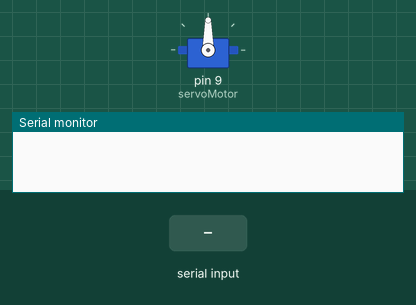
Bench run of a sketch on a simulated Arduino Uno, built with avr-gcc and run on an emulated ATmega328P. On the bench: servo, the last lines printed to the serial monitor. The test bench sets the inputs (shaded band).

Above: at 1.2 s.
1.3 s: "30,150\n" received over Serial
At 2.1 s:
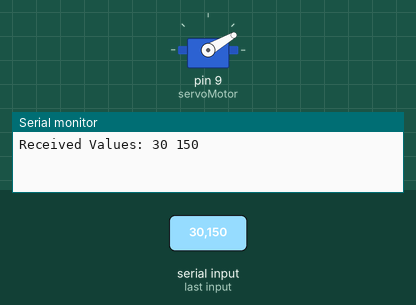
2.8 s: "5\n" received over Serial
At 3.1 s:
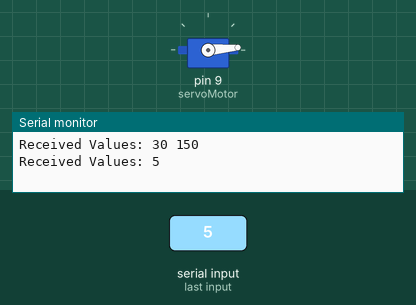
4.3 s: "200\n" received over Serial
At 5.5 s:
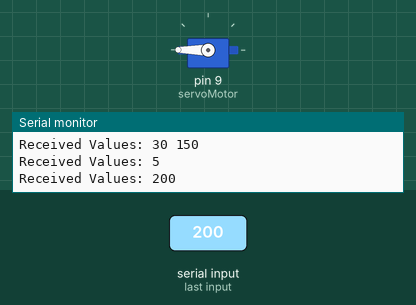
5.8 s: "90,45\n" received over Serial
At 6.7 s:
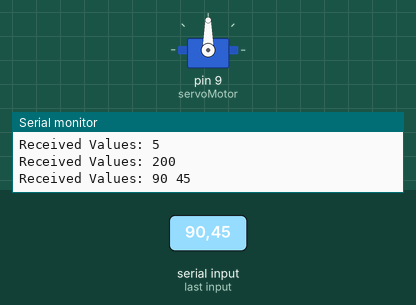
Timing chart, 0 to 8.3 s (numbered marks = the images above; inputs shaded):
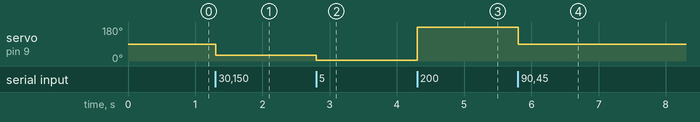

The sketch:

bidi.ino
```cpp
#include <Servo.h>

const int maxSize = 10;  // Adjust the size based on your requirements
int receivedList[maxSize];
int index = 0;
Servo servoMotor;

void setup() {
  Serial.begin(9600);
  servoMotor.attach(9);  // Attach the servo to pin 9
}

void loop() {
  if (Serial.available() > 0) {
    // Read the incoming data until a newline character is received
    String data = Serial.readStringUntil('\n');
    // Process the data
    processReceivedData(data);

    // Print the received values
    Serial.print("Received Values: ");
    for (int i = 0; i < index; i++) {
      Serial.print(receivedList[i]);
      Serial.print(" ");
    }
    Serial.println();

    // Control the servo in the loop
    if (index > 0) {
      int servoPosition = receivedList[0];
      // Map the received value to the servo range (adjust as needed)
      // int mappedPosition = map(servoPosition, 0, 1023, 0, 180);
      servoMotor.write(servoPosition);
      // Serial.print("Set Servo Position: ");
      // Serial.println(mappedPosition);
    }

    // Reset the index for the next iteration
    index = 0;

    // Add a delay if needed to control the update rate
    delay(100);
  }
}

void processReceivedData(String data) {
  // Parse the received data and save it into the array
  int value;
  char delimiter = ',';
  int startIndex = 0;
  int endIndex = data.indexOf(delimiter);

  while (endIndex != -1) {
    // Extract the substring between startIndex and endIndex
    String valueStr = data.substring(startIndex, endIndex);
    // Convert the substring to an integer
    value = valueStr.toInt();
    // Save the value into the array
    receivedList[index] = value;
    // Move to the next index
    index++;
    // Find the next delimiter in the string
    startIndex = endIndex + 1;
    endIndex = data.indexOf(delimiter, startIndex);
  }

  // Check if there is a value after the last delimiter
  if (startIndex < data.length()) {
    String lastValueStr = data.substring(startIndex);
    value = lastValueStr.toInt();
    receivedList[index] = value;
    index++;
  }
}
```

Measured:
- after the input at 1.3 s, servo on pin 9 (servoMotor): 90° → 30° at once
- after the input at 2.8 s, servo on pin 9 (servoMotor): 30° → 5° at once
- after the input at 4.3 s, servo on pin 9 (servoMotor): 5° → 180° at once
- after the input at 5.8 s, servo on pin 9 (servoMotor): 180° → 90° at once
